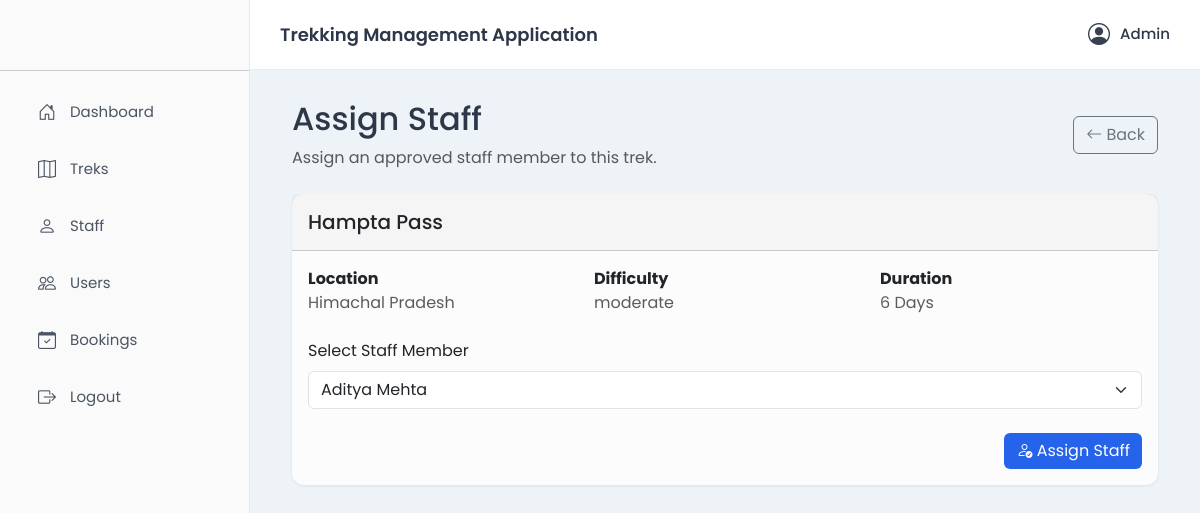
Page /admin/treks/3/assign (signed in) on the committed database.
### models.py (models this page shows, shortened)
class User(UserMixin, db.Model) :
    __tablename__ = "users"
    id = db.Column(db.Integer, primary_key = True)
    username = db.Column(db.String(50), unique = True, nullable = False)
    email = db.Column(db.String(120), unique = True, nullable = False)
    password_hash = db.Column(db.String(256), nullable = False)
    full_name = db.Column(db.String(120), nullable = False)
    phone = db.Column(db.String(20))
    role = db.Column(db.String(20), nullable = False, default = "user")  # admin, staff, user
    status = db.Column(db.String(20), nullable = False, default = "active")  # active, blacklisted
    created_at = db.Column(db.DateTime, default = datetime.utcnow)
    bookings = db.relationship("Booking", backref="user", lazy = True)
    assigned_treks = db.relationship("Trek", backref = "assigned_staff", lazy = True, foreign_keys = "Trek.assigned_staff_id")
    staff_profile = db.relationship("StaffProfile", backref = "user", uselist = False, lazy = True)

class Trek(db.Model) :
    __tablename__ = "treks"
    id = db.Column(db.Integer, primary_key = True)
    name = db.Column(db.String(150), nullable = False)
    location = db.Column(db.String(150), nullable = False)
    difficulty = db.Column(db.String(20), nullable = False)  # easy, moderate, hard
    duration_days = db.Column(db.Integer, nullable = False)
    total_slots = db.Column(db.Integer, nullable = False)
    available_slots = db.Column(db.Integer, nullable = False)
    assigned_staff_id = db.Column(db.Integer, db.ForeignKey("users.id"), nullable = True)
    image_url = db.Column(db.String(500),default="")
    price = db.Column(db.Float,nullable=False,default=0)
    status = db.Column(db.String(20), nullable = False, default="open")  # open, closed, started, ongoing, completed
    start_date = db.Column(db.Date, nullable = False)
    end_date = db.Column(db.Date, nullable = False)
    description = db.Column(db.Text, default="")
    created_at = db.Column(db.DateTime, default = datetime.utcnow)
    bookings = db.relationship("Booking", backref = "trek", lazy = True)

### routes/admin.py (the view, shortened to what this page needs)
@admin_bp.route("/treks/<int:trek_id>/assign", methods=["GET", "POST"])
@login_required
def assign_staff(trek_id):
    if current_user.role != "admin":
        flash("Access denied.", "danger")
        return redirect_dashboard(current_user)
    trek = db.session.get(Trek, trek_id)
    if trek is None:
        abort(404)
    approved_staff = (
        User.query
        .join(User.staff_profile)
        .filter(
            User.role == "staff",
            StaffProfile.approval_status == "approved",
            User.status != "blacklisted"
        ).all()
    )
    return render_template(
        "admin/assign_staff.html",
        trek=trek,
        approved_staff=approved_staff,
    )

### app.py (called while the page is built)
@login_manager.user_loader
def load_user(user_id):
    return db.session.get(User, int(user_id))

### templates/admin/assign_staff.html (shortened to what this page needs)
{% extends "base.html" %}
{% block content %}
<div class="container-fluid">
    <div class="d-flex justify-content-between align-items-center mb-4">
        <div>
            <h2>Assign Staff</h2>
            <p class="text-muted mb-0">Assign an approved staff member to this trek.</p>
        </div>
        <a href="{{ url_for('admin.treks') }}" class="btn btn-outline-secondary">
            <i class="bi bi-arrow-left"></i> Back
        </a>
    </div>
    <div class="card">
        <div class="card-header py-3">
            <h5 class="mb-0">{{ trek.name }}</h5>
        </div>
        <div class="card-body">
            <div class="row mb-4">
                <div class="col-md-4">
                    <strong>Location</strong><br>
                    <span class="text-muted">{{ trek.location }}</span>
                </div>
                <div class="col-md-4">
                    <strong>Difficulty</strong><br>
                    <span class="text-muted">{{ trek.difficulty }}</span>
                </div>
                <div class="col-md-4">
                    <strong>Duration</strong><br>
                    <span class="text-muted">{{ trek.duration_days }} Days</span>
                </div>
            </div>
            <form method="POST">
                <div class="mb-4">
                    <label class="form-label">Select Staff Member</label>
                    <select name="staff_id" class="form-select" required>
						{% for staff in approved_staff %}
							<option value="{{ staff.id }}"
								{% if staff.id == trek.assigned_staff_id %}selected{% endif %}>
								{{ staff.full_name }}
							</option>
                        {% endfor %}
                    </select>
                </div>
                <div class="text-end">
                    <button class="btn btn-primary">
                        <i class="bi bi-person-check"></i>
                        Assign Staff
                    </button>
                </div>
            </form>
        </div>
    </div>
</div>
{% endblock %}

### templates/base.html (shortened to what this page needs)
<!DOCTYPE html>
<html lang="en">
    <head>
        <link href="https://cdn.jsdelivr.net/npm/bootstrap@5.3.3/dist/css/bootstrap.min.css" rel="stylesheet">
        <link rel="stylesheet" href="https://cdn.jsdelivr.net/npm/bootstrap-icons@1.11.3/font/bootstrap-icons.css">
        <link rel="stylesheet" href="{{ url_for('static', filename='css/style.css') }}">
    </head>
    <body>
        {% if current_user.is_authenticated %}
            {% if current_user.role == "admin" %}
                {% set dashboard = 'admin.dashboard' %}
            {% elif current_user.role == "staff" %}
                {% set dashboard = 'staff.dashboard' %}
            {% else %}
                {% set dashboard = 'user.dashboard' %}
            {% endif %}
        <div class="wrapper">
            <aside class="sidebar">
                <hr>
                <ul class="sidebar-menu">
                    <li>
                        <a href="{{ url_for(dashboard) }}"
                        class="{% if request.endpoint==dashboard %}active{% endif %}">
                            <i class="bi bi-house-door"></i>
                            <span>Dashboard</span>
                        </a>
                    </li>
                    {% if current_user.role=="admin" %}
                    <li>
                        <a href="{{ url_for('admin.treks') }}"
                        class="{% if request.endpoint=='admin.treks' %}active{% endif %}">
                            <i class="bi bi-map"></i>
                            <span>Treks</span>
                        </a>
                    </li>
                    <li>
                        <a href="{{ url_for('admin.staff') }}"
                        class="{% if request.endpoint=='admin.staff' %}active{% endif %}">
                            <i class="bi bi-person"></i>
                            <span>Staff</span>
                        </a>
                    </li>
                    <li>
                        <a href="{{ url_for('admin.users') }}"
                        class="{% if request.endpoint=='admin.users' %}active{% endif %}">
                            <i class="bi bi-people"></i>
                            <span>Users</span>
                        </a>
                    </li>
                    <li>
                        <a href="{{ url_for('admin.bookings') }}"
                        class="{% if request.endpoint=='admin.bookings' %}active{% endif %}">
                            <i class="bi bi-calendar-check"></i>
                            <span>Bookings</span>
                        </a>
                    </li>
                    {% endif %}
                    <li>
                        <a href="{{ url_for('auth.logout')}}"
                        class="{% if request.endpoint=='auth.logout' %}active{% endif %}">
                            <i class="bi bi-box-arrow-right"></i>
                            <span>Logout</span>
                        </a>
                    </li>
                </ul>
            </aside>
            <div class="main">
                <nav class="topbar">
                    <h5 class="app-title">Trekking Management Application</h5>
                    <div class="profile">
                        <i class="bi bi-person-circle"></i>
                        <span>{{ current_user.username.capitalize() }}</span>
                    </div>
                </nav>
                <div class="page-content">
                    {% block content %}{% endblock %}
                </div>
            </div>
        </div>
        {% else %}
        {% block public_content %}
        {% endblock %}
        {% endif %}
    </body>
</html>

### static/css/style.css (style rules this page uses)
* { margin:0; padding:0; box-sizing:border-box; }
body { font-family:'Poppins',sans-serif; background:#eef3f8; color:#2d3748; }
.wrapper { display:flex; min-height:100vh; }
.sidebar { width:250px; background:#fafafa; border-right:1px solid #e6e9ef; position:fixed; height:100vh; display:flex; flex-direction:column; }
.sidebar hr { margin-top: 70px; }
.sidebar-menu { list-style:none; padding:0px 20px 12px 20px; }
.sidebar-menu li { margin-bottom:6px; }
.sidebar-menu a { display:flex; align-items:center; gap:14px; text-decoration:none; color:#4b5563; padding:12px 18px; border-radius:10px; transition:.25s; font-size:15px; }
.sidebar-menu a i { font-size:18px; }
.main { margin-left:250px; width:calc(100% - 250px); }
.topbar { height:70px; background:#fff; border-bottom:1px solid #e8ecf2; display:flex; justify-content:space-between; align-items:center; padding:0 30px; }
.app-title { font-size:18px; font-weight:600; margin:0; }
.profile { display:flex; align-items:center; gap:10px; cursor:pointer; }
.profile i:first-child { font-size:22px; color:#374151; }
.profile span { font-size:15px; font-weight:500; }
.page-content { padding:30px; }
.card { border:none; border-radius:12px; background:#fcfcfd; box-shadow:0 1px 3px rgba(0,0,0,.08); }
.btn-primary { background:#2563eb; border:none; }

### rows in the picture
User: username "Admin"
Trek: name "Hampta Pass", location "Himachal Pradesh", difficulty "moderate", duration_days "6", staff_id "Aditya Mehta"
